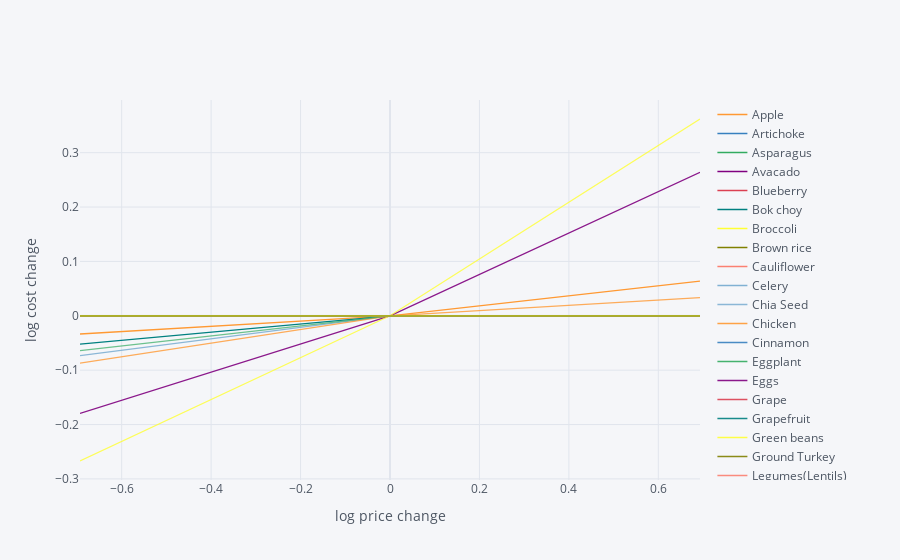

The cell this chart's notebook holds for it:
### Code cell
sensitivity("M", 20, "Berkeley", city=True)

### Figure 1 — Plotly figure (JSON) as saved in the notebook; plotly's stock layout.template omitted (floating-point values rounded to 4 significant figures)
{"data": [{"line": {"color": "rgba(255, 153, 51, 1.0)", "dash": "solid", "shape": "linear", "width": 1.3}, "mode": "lines", "name": "Apple", "text": "", "type": "scatter", "x": [-0.6931, 0, 0.6931], "y": [-0.03344, 0, 0.06371]}, {"line": {"color": "rgba(55, 128, 191, 1.0)", "dash": "solid", "shape": "linear", "width": 1.3}, "mode": "lines", "name": "Artichoke", "text": "", "type": "scatter", "x": [-0.6931, 0, 0.6931], "y": [-8.61e-10, 0, -2.497e-10]}, {"line": {"color": "rgba(50, 171, 96, 1.0)", "dash": "solid", "shape": "linear", "width": 1.3}, "mode": "lines", "name": "Asparagus", "text": "", "type": "scatter", "x": [-0.6931, 0, 0.6931], "y": [8.003e-07, 0, -8.207e-10]}, {"line": {"color": "rgba(128, 0, 128, 1.0)", "dash": "solid", "shape": "linear", "width": 1.3}, "mode": "lines", "name": "Avacado", "text": "", "type": "scatter", "x": [-0.6931, 0, 0.6931], "y": [1.798e-07, 0, -5.069e-10]}, {"line": {"color": "rgba(219, 64, 82, 1.0)", "dash": "solid", "shape": "linear", "width": 1.3}, "mode": "lines", "name": "Blueberry", "text": "", "type": "scatter", "x": [-0.6931, 0, 0.6931], "y": [-7.201e-10, 0, 7.606e-10]}, {"line": {"color": "rgba(0, 128, 128, 1.0)", "dash": "solid", "shape": "linear", "width": 1.3}, "mode": "lines", "name": "Bok choy", "text": "", "type": "scatter", "x": [-0.6931, 0, 0.6931], "y": [-0.05208, 0, 8.966e-08]}, {"line": {"color": "rgba(255, 255, 51, 1.0)", "dash": "solid", "shape": "linear", "width": 1.3}, "mode": "lines", "name": "Broccoli", "text": "", "type": "scatter", "x": [-0.6931, 0, 0.6931], "y": [-2.354e-10, 0, -2.416e-10]}, {"line": {"color": "rgba(128, 128, 0, 1.0)", "dash": "solid", "shape": "linear", "width": 1.3}, "mode": "lines", "name": "Brown rice", "text": "", "type": "scatter", "x": [-0.6931, 0, 0.6931], "y": [-7.055e-10, 0, -3.896e-10]}, {"line": {"color": "rgba(251, 128, 114, 1.0)", "dash": "solid", "shape": "linear", "width": 1.3}, "mode": "lines", "name": "Cauliflower", "text": "", "type": "scatter", "x": [-0.6931, 0, 0.6931], "y": [-4.989e-10, 0, 3.453e-09]}, {"line": {"color": "rgba(128, 177, 211, 1.0)", "dash": "solid", "shape": "linear", "width": 1.3}, "mode": "lines", "name": "Celery", "text": "", "type": "scatter", "x": [-0.6931, 0, 0.6931], "y": [-2.183e-10, 0, -7.554e-10]}, {"line": {"color": "rgba(128, 177, 211, 0.8999999999999999)", "dash": "solid", "shape": "linear", "width": 1.3}, "mode": "lines", "name": "Chia Seed", "text": "", "type": "scatter", "x": [-0.6931, 0, 0.6931], "y": [-0.07323, 0, -5.305e-10]}, {"line": {"color": "rgba(255, 153, 51, 0.8999999999999999)", "dash": "solid", "shape": "linear", "width": 1.3}, "mode": "lines", "name": "Chicken", "text": "", "type": "scatter", "x": [-0.6931, 0, 0.6931], "y": [-8.571e-10, 0, -5.84e-10]}, {"line": {"color": "rgba(55, 128, 191, 0.8999999999999999)", "dash": "solid", "shape": "linear", "width": 1.3}, "mode": "lines", "name": "Cinnamon", "text": "", "type": "scatter", "x": [-0.6931, 0, 0.6931], "y": [-8.343e-10, 0, -7.65e-10]}, {"line": {"color": "rgba(50, 171, 96, 0.8999999999999999)", "dash": "solid", "shape": "linear", "width": 1.3}, "mode": "lines", "name": "Eggplant", "text": "", "type": "scatter", "x": [-0.6931, 0, 0.6931], "y": [2.215e-09, 0, 3.99e-09]}, {"line": {"color": "rgba(128, 0, 128, 0.8999999999999999)", "dash": "solid", "shape": "linear", "width": 1.3}, "mode": "lines", "name": "Eggs", "text": "", "type": "scatter", "x": [-0.6931, 0, 0.6931], "y": [-0.1796, 0, 0.2641]}, {"line": {"color": "rgba(219, 64, 82, 0.8999999999999999)", "dash": "solid", "shape": "linear", "width": 1.3}, "mode": "lines", "name": "Grape", "text": "", "type": "scatter", "x": [-0.6931, 0, 0.6931], "y": [-7.758e-10, 0, -3.023e-10]}, {"line": {"color": "rgba(0, 128, 128, 0.8999999999999999)", "dash": "solid", "shape": "linear", "width": 1.3}, "mode": "lines", "name": "Grapefruit", "text": "", "type": "scatter", "x": [-0.6931, 0, 0.6931], "y": [-8.93e-10, 0, 4.666e-09]}, {"line": {"color": "rgba(255, 255, 51, 0.8999999999999999)", "dash": "solid", "shape": "linear", "width": 1.3}, "mode": "lines", "name": "Green beans", "text": "", "type": "scatter", "x": [-0.6931, 0, 0.6931], "y": [-6.104e-13, 0, -7.937e-10]}, {"line": {"color": "rgba(128, 128, 0, 0.8999999999999999)", "dash": "solid", "shape": "linear", "width": 1.3}, "mode": "lines", "name": "Ground Turkey", "text": "", "type": "scatter", "x": [-0.6931, 0, 0.6931], "y": [-6.092e-10, 0, -8.92e-10]}, {"line": {"color": "rgba(251, 128, 114, 0.8999999999999999)", "dash": "solid", "shape": "linear", "width": 1.3}, "mode": "lines", "name": "Legumes(Lentils)", "text": "", "type": "scatter", "x": [-0.6931, 0, 0.6931], "y": [2.435e-07, 0, 1.462e-06]}, {"line": {"color": "rgba(251, 128, 114, 0.7999999999999998)", "dash": "solid", "shape": "linear", "width": 1.3}, "mode": "lines", "name": "Lettuce", "text": "", "type": "scatter", "x": [-0.6931, 0, 0.6931], "y": [-0.0004873, 0, -5.728e-10]}, {"line": {"color": "rgba(128, 177, 211, 0.7999999999999998)", "dash": "solid", "shape": "linear", "width": 1.3}, "mode": "lines", "name": "Lime", "text": "", "type": "scatter", "x": [-0.6931, 0, 0.6931], "y": [-1.582e-10, 0, -1.475e-10]}, {"line": {"color": "rgba(255, 153, 51, 0.7999999999999998)", "dash": "solid", "shape": "linear", "width": 1.3}, "mode": "lines", "name": "Milk", "text": "", "type": "scatter", "x": [-0.6931, 0, 0.6931], "y": [-0.08714, 0, 0.03333]}, {"line": {"color": "rgba(55, 128, 191, 0.7999999999999998)", "dash": "solid", "shape": "linear", "width": 1.3}, "mode": "lines", "name": "Olive Oil", "text": "", "type": "scatter", "x": [-0.6931, 0, 0.6931], "y": [9.561e-09, 0, 8.811e-10]}, {"line": {"color": "rgba(50, 171, 96, 0.7999999999999998)", "dash": "solid", "shape": "linear", "width": 1.3}, "mode": "lines", "name": "Orange", "text": "", "type": "scatter", "x": [-0.6931, 0, 0.6931], "y": [-0.0001829, 0, -2.849e-10]}, {"line": {"color": "rgba(128, 0, 128, 0.7999999999999998)", "dash": "solid", "shape": "linear", "width": 1.3}, "mode": "lines", "name": "Peach", "text": "", "type": "scatter", "x": [-0.6931, 0, 0.6931], "y": [-7.406e-10, 0, 1.609e-09]}, {"line": {"color": "rgba(219, 64, 82, 0.7999999999999998)", "dash": "solid", "shape": "linear", "width": 1.3}, "mode": "lines", "name": "Pear", "text": "", "type": "scatter", "x": [-0.6931, 0, 0.6931], "y": [-4.548e-12, 0, -6.913e-10]}, {"line": {"color": "rgba(0, 128, 128, 0.7999999999999998)", "dash": "solid", "shape": "linear", "width": 1.3}, "mode": "lines", "name": "Pepper", "text": "", "type": "scatter", "x": [-0.6931, 0, 0.6931], "y": [0, 0, 0]}, {"line": {"color": "rgba(255, 255, 51, 0.7999999999999998)", "dash": "solid", "shape": "linear", "width": 1.3}, "mode": "lines", "name": "Peppers", "text": "", "type": "scatter", "x": [-0.6931, 0, 0.6931], "y": [-0.2671, 0, 0.362]}, {"line": {"color": "rgba(128, 128, 0, 0.7999999999999998)", "dash": "solid", "shape": "linear", "width": 1.3}, "mode": "lines", "name": "Plum", "text": "", "type": "scatter", "x": [-0.6931, 0, 0.6931], "y": [-2.422e-10, 0, -9.464e-10]}, {"line": {"color": "rgba(128, 128, 0, 0.7)", "dash": "solid", "shape": "linear", "width": 1.3}, "mode": "lines", "name": "Quinoa", "text": "", "type": "scatter", "x": [-0.6931, 0, 0.6931], "y": [-9.07e-10, 0, -4.373e-11]}, {"line": {"color": "rgba(251, 128, 114, 0.7)", "dash": "solid", "shape": "linear", "width": 1.3}, "mode": "lines", "name": "Salt", "text": "", "type": "scatter", "x": [-0.6931, 0, 0.6931], "y": [1.233e-08, 0, -8.577e-10]}, {"line": {"color": "rgba(128, 177, 211, 0.7)", "dash": "solid", "shape": "linear", "width": 1.3}, "mode": "lines", "name": "Scallop", "text": "", "type": "scatter", "x": [-0.6931, 0, 0.6931], "y": [1.472e-09, 0, 1.438e-06]}, {"line": {"color": "rgba(255, 153, 51, 0.7)", "dash": "solid", "shape": "linear", "width": 1.3}, "mode": "lines", "name": "Shrimp", "text": "", "type": "scatter", "x": [-0.6931, 0, 0.6931], "y": [6.966e-09, 0, -6.977e-10]}, {"line": {"color": "rgba(55, 128, 191, 0.7)", "dash": "solid", "shape": "linear", "width": 1.3}, "mode": "lines", "name": "Snow peas", "text": "", "type": "scatter", "x": [-0.6931, 0, 0.6931], "y": [-1.458e-10, 0, 4.298e-09]}, {"line": {"color": "rgba(50, 171, 96, 0.7)", "dash": "solid", "shape": "linear", "width": 1.3}, "mode": "lines", "name": "Spinach", "text": "", "type": "scatter", "x": [-0.6931, 0, 0.6931], "y": [-0.064, 0, -5.424e-10]}, {"line": {"color": "rgba(128, 0, 128, 0.7)", "dash": "solid", "shape": "linear", "width": 1.3}, "mode": "lines", "name": "Steel-cut oatmeal", "text": "", "type": "scatter", "x": [-0.6931, 0, 0.6931], "y": [-5.353e-10, 0, 8.774e-10]}, {"line": {"color": "rgba(219, 64, 82, 0.7)", "dash": "solid", "shape": "linear", "width": 1.3}, "mode": "lines", "name": "Tofu", "text": "", "type": "scatter", "x": [-0.6931, 0, 0.6931], "y": [-4.87e-10, 0, -9.277e-10]}, {"line": {"color": "rgba(0, 128, 128, 0.7)", "dash": "solid", "shape": "linear", "width": 1.3}, "mode": "lines", "name": "While Balsamic Vinegar", "text": "", "type": "scatter", "x": [-0.6931, 0, 0.6931], "y": [1.233e-09, 0, -3.92e-10]}, {"line": {"color": "rgba(255, 255, 51, 0.7)", "dash": "solid", "shape": "linear", "width": 1.3}, "mode": "lines", "name": "Whole wheat bread", "text": "", "type": "scatter", "x": [-0.6931, 0, 0.6931], "y": [-2.329e-10, 0, -7.903e-10]}, {"line": {"color": "rgba(255, 255, 51, 0.5999999999999999)", "dash": "solid", "shape": "linear", "width": 1.3}, "mode": "lines", "name": "Wild Salmon", "text": "", "type": "scatter", "x": [-0.6931, 0, 0.6931], "y": [2.327e-09, 0, -6.096e-10]}, {"line": {"color": "rgba(128, 128, 0, 0.5999999999999999)", "dash": "solid", "shape": "linear", "width": 1.3}, "mode": "lines", "name": "Yogurt", "text": "", "type": "scatter", "x": [-0.6931, 0, 0.6931], "y": [4.011e-07, 0, 2.384e-07]}], "layout": {"legend": {"bgcolor": "#F5F6F9", "font": {"color": "#4D5663"}}, "paper_bgcolor": "#F5F6F9", "plot_bgcolor": "#F5F6F9", "title": {"font": {"color": "#4D5663"}}, "xaxis": {"gridcolor": "#E1E5ED", "showgrid": true, "tickfont": {"color": "#4D5663"}, "title": {"font": {"color": "#4D5663"}, "text": "log price change"}, "zerolinecolor": "#E1E5ED"}, "yaxis": {"gridcolor": "#E1E5ED", "showgrid": true, "tickfont": {"color": "#4D5663"}, "title": {"font": {"color": "#4D5663"}, "text": "log cost change"}, "zerolinecolor": "#E1E5ED"}}}
